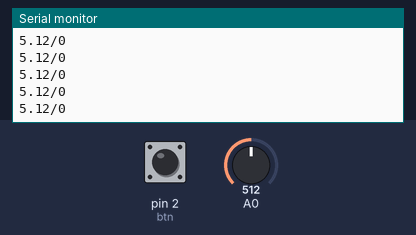
A sketch run on a simulated Arduino Uno, built with avr-gcc and run on an emulated ATmega328P. On the bench: the last lines printed to the serial monitor. Inputs (shaded band) come from the test bench; at power-on: A0 = 512, pin 2 (btn) LOW.

Above: at 1.2 s.
1.3 s: A0 set to 716
At 1.31 s:
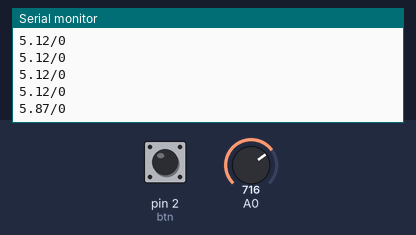
2.8 s: pin 2 (btn) pulled HIGH for 0.15 s
At 2.82 s:
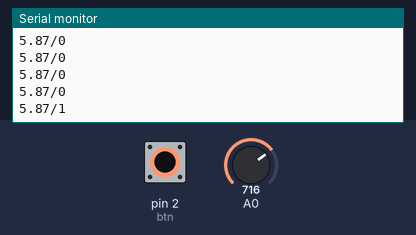
4.4 s: A0 set to 900
At 4.43 s:
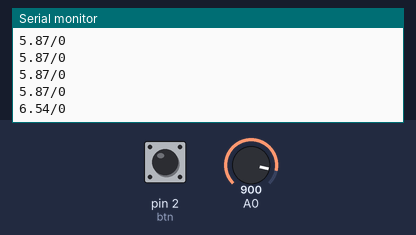
5.9 s: pin 2 (btn) pulled HIGH for 1 s
At 5.94 s:
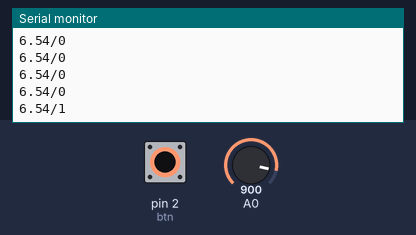
Timing chart, 0 to 8.9 s (numbered marks = the images above; inputs shaded):
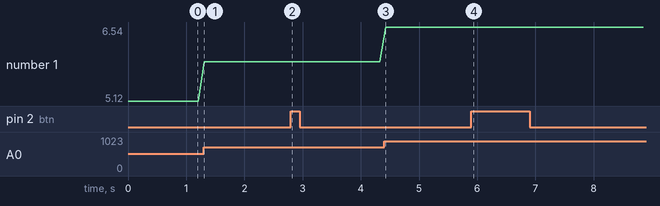

Measured:
- after the input at 1.3 s, the serial monitor: prints a new line at once (image 1)
- after the input at 2.8 s, the serial monitor: prints a new line at once (image 2)
- after the input at 4.4 s, the serial monitor: prints a new line at once (image 3)
- after the input at 5.9 s, the serial monitor: prints a new line at once (image 4)
- plotted number 1: 5.12 → 5.87 after the input at 1.3 s, 5.87 → 6.54 after the input at 4.4 s

The sketch:

sketch_Flappy.ino
```cpp
const int btn = 2;
float mapped_pot;

void setup() {
  Serial.begin(9600);
  pinMode(btn, INPUT);
}

void loop() {
  mapped_pot = map(analogRead(A0), 0, 1023, 325, 700)/100.0;
  Serial.print(mapped_pot);
  Serial.print("/");
  Serial.println(digitalRead(btn));
  delay(100);
}
```
